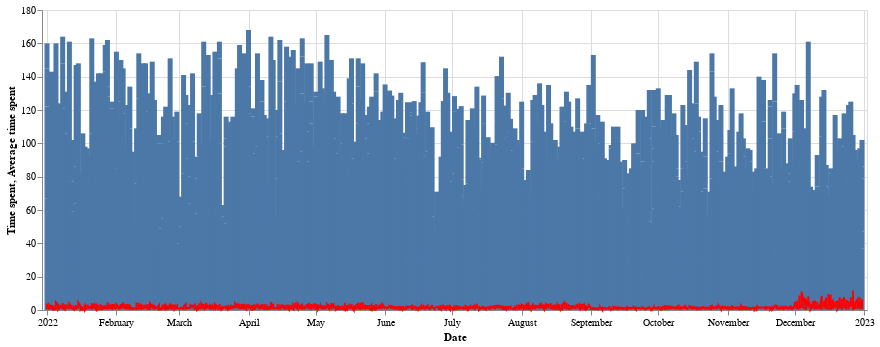

Write notebook code for a chart like this one.
### Code cell
base22 = alt.Chart(data22).encode(x="Date")

bar22 = base22.mark_bar().encode(y="Time spent")

line22 = base22.mark_line(color="red").encode(y="Average time spent")

(bar22 + line22).properties(width=825)

### Figure 1 — Vega-Lite specification as saved in the notebook (floating-point values rounded to 4 significant figures; data arrays with more than 128 entries replaced by an {"elided": "..."} marker saying what was removed)
{"config": {"view": {"continuousWidth": 400, "continuousHeight": 300}}, "layer": [{"mark": "bar", "encoding": {"x": {"field": "Date", "type": "temporal"}, "y": {"field": "Time spent", "type": "quantitative"}}}, {"mark": {"type": "line", "color": "red"}, "encoding": {"x": {"field": "Date", "type": "temporal"}, "y": {"field": "Average time spent", "type": "quantitative"}}}], "data": {"name": "data-c3112d1d7da6be4f20a905ec6f4636ba"}, "width": 825, "$schema": "https://vega.github.io/schema/vega-lite/v4.17.0.json", "datasets": {"data-c3112d1d7da6be4f20a905ec6f4636ba": {"elided": "1860 records"}}}
